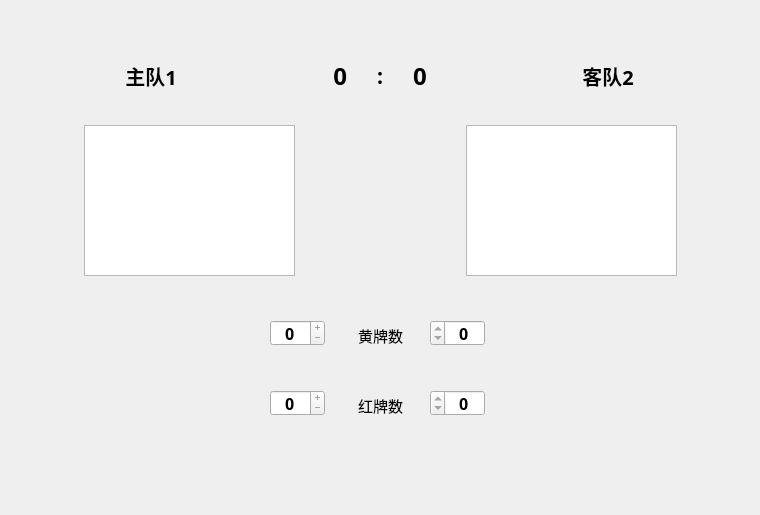
<?xml version="1.0" encoding="UTF-8"?>
<ui version="4.0">
 <class>staticForFans</class>
 <widget class="QWidget" name="staticForFans">
  <property name="geometry">
   <rect>
    <x>0</x>
    <y>0</y>
    <width>760</width>
    <height>515</height>
   </rect>
  </property>
  <property name="windowTitle">
   <string>Form</string>
  </property>
  <widget class="QWidget" name="horizontalLayoutWidget">
   <property name="geometry">
    <rect>
     <x>-1</x>
     <y>40</y>
     <width>761</width>
     <height>71</height>
    </rect>
   </property>
   <layout class="QHBoxLayout" name="horizontalLayout">
    <property name="spacing">
     <number>30</number>
    </property>
    <property name="sizeConstraint">
     <enum>QLayout::SetDefaultConstraint</enum>
    </property>
    <property name="topMargin">
     <number>0</number>
    </property>
    <property name="bottomMargin">
     <number>0</number>
    </property>
    <item>
     <spacer name="horizontalSpacer_3">
      <property name="orientation">
       <enum>Qt::Horizontal</enum>
      </property>
      <property name="sizeHint" stdset="0">
       <size>
        <width>40</width>
        <height>20</height>
       </size>
      </property>
     </spacer>
    </item>
    <item>
     <widget class="QLabel" name="team_1">
      <property name="font">
       <font>
        <family>黑体</family>
        <pointsize>15</pointsize>
        <weight>75</weight>
        <bold>true</bold>
       </font>
      </property>
      <property name="text">
       <string>主队1</string>
      </property>
      <property name="alignment">
       <set>Qt::AlignCenter</set>
      </property>
     </widget>
    </item>
    <item>
     <spacer name="horizontalSpacer">
      <property name="orientation">
       <enum>Qt::Horizontal</enum>
      </property>
      <property name="sizeHint" stdset="0">
       <size>
        <width>40</width>
        <height>20</height>
       </size>
      </property>
     </spacer>
    </item>
    <item>
     <widget class="QLabel" name="goal_1">
      <property name="font">
       <font>
        <family>微软雅黑</family>
        <pointsize>18</pointsize>
        <weight>75</weight>
        <bold>true</bold>
       </font>
      </property>
      <property name="layoutDirection">
       <enum>Qt::LeftToRight</enum>
      </property>
      <property name="text">
       <string>0</string>
      </property>
      <property name="alignment">
       <set>Qt::AlignRight|Qt::AlignTrailing|Qt::AlignVCenter</set>
      </property>
     </widget>
    </item>
    <item>
     <widget class="QLabel" name="label_6">
      <property name="font">
       <font>
        <family>微软雅黑</family>
        <pointsize>16</pointsize>
        <weight>75</weight>
        <bold>true</bold>
       </font>
      </property>
      <property name="layoutDirection">
       <enum>Qt::LeftToRight</enum>
      </property>
      <property name="text">
       <string>:</string>
      </property>
      <property name="alignment">
       <set>Qt::AlignCenter</set>
      </property>
     </widget>
    </item>
    <item>
     <widget class="QLabel" name="goal_2">
      <property name="font">
       <font>
        <family>微软雅黑</family>
        <pointsize>18</pointsize>
        <weight>75</weight>
        <bold>true</bold>
       </font>
      </property>
      <property name="layoutDirection">
       <enum>Qt::LeftToRight</enum>
      </property>
      <property name="text">
       <string>0</string>
      </property>
      <property name="alignment">
       <set>Qt::AlignLeading|Qt::AlignLeft|Qt::AlignVCenter</set>
      </property>
     </widget>
    </item>
    <item>
     <spacer name="horizontalSpacer_2">
      <property name="orientation">
       <enum>Qt::Horizontal</enum>
      </property>
      <property name="sizeHint" stdset="0">
       <size>
        <width>40</width>
        <height>20</height>
       </size>
      </property>
     </spacer>
    </item>
    <item>
     <widget class="QLabel" name="team_2">
      <property name="font">
       <font>
        <family>黑体</family>
        <pointsize>15</pointsize>
        <weight>75</weight>
        <bold>true</bold>
       </font>
      </property>
      <property name="text">
       <string>客队2</string>
      </property>
      <property name="alignment">
       <set>Qt::AlignCenter</set>
      </property>
     </widget>
    </item>
    <item>
     <spacer name="horizontalSpacer_4">
      <property name="orientation">
       <enum>Qt::Horizontal</enum>
      </property>
      <property name="sizeHint" stdset="0">
       <size>
        <width>40</width>
        <height>20</height>
       </size>
      </property>
     </spacer>
    </item>
   </layout>
  </widget>
  <widget class="QSpinBox" name="yellow_2">
   <property name="geometry">
    <rect>
     <x>270</x>
     <y>390</y>
     <width>55</width>
     <height>26</height>
    </rect>
   </property>
   <property name="font">
    <font>
     <family>黑体</family>
     <pointsize>12</pointsize>
     <weight>75</weight>
     <bold>true</bold>
    </font>
   </property>
   <property name="layoutDirection">
    <enum>Qt::LeftToRight</enum>
   </property>
   <property name="wrapping">
    <bool>false</bool>
   </property>
   <property name="alignment">
    <set>Qt::AlignCenter</set>
   </property>
   <property name="readOnly">
    <bool>true</bool>
   </property>
   <property name="buttonSymbols">
    <enum>QAbstractSpinBox::PlusMinus</enum>
   </property>
   <property name="correctionMode">
    <enum>QAbstractSpinBox::CorrectToPreviousValue</enum>
   </property>
   <property name="showGroupSeparator" stdset="0">
    <bool>true</bool>
   </property>
  </widget>
  <widget class="QLabel" name="label_4">
   <property name="geometry">
    <rect>
     <x>350</x>
     <y>390</y>
     <width>61</width>
     <height>31</height>
    </rect>
   </property>
   <property name="font">
    <font>
     <family>黑体</family>
     <pointsize>11</pointsize>
    </font>
   </property>
   <property name="layoutDirection">
    <enum>Qt::LeftToRight</enum>
   </property>
   <property name="frameShadow">
    <enum>QFrame::Plain</enum>
   </property>
   <property name="lineWidth">
    <number>1</number>
   </property>
   <property name="text">
    <string>红牌数</string>
   </property>
   <property name="alignment">
    <set>Qt::AlignCenter</set>
   </property>
  </widget>
  <widget class="QLabel" name="label">
   <property name="geometry">
    <rect>
     <x>347</x>
     <y>140</y>
     <width>64</width>
     <height>64</height>
    </rect>
   </property>
   <property name="text">
    <string/>
   </property>
   <property name="pixmap">
    <pixmap resource="resourse.qrc">:/new/prefix1/icons8-soccer-ball-64.png</pixmap>
   </property>
   <property name="scaledContents">
    <bool>true</bool>
   </property>
   <property name="alignment">
    <set>Qt::AlignCenter</set>
   </property>
  </widget>
  <widget class="QTextBrowser" name="textBrowser">
   <property name="geometry">
    <rect>
     <x>84</x>
     <y>125</y>
     <width>211</width>
     <height>151</height>
    </rect>
   </property>
   <property name="font">
    <font>
     <family>黑体</family>
     <pointsize>11</pointsize>
    </font>
   </property>
   <property name="layoutDirection">
    <enum>Qt::LeftToRight</enum>
   </property>
  </widget>
  <widget class="QSpinBox" name="red_2">
   <property name="geometry">
    <rect>
     <x>270</x>
     <y>320</y>
     <width>55</width>
     <height>26</height>
    </rect>
   </property>
   <property name="font">
    <font>
     <family>黑体</family>
     <pointsize>12</pointsize>
     <weight>75</weight>
     <bold>true</bold>
    </font>
   </property>
   <property name="layoutDirection">
    <enum>Qt::LeftToRight</enum>
   </property>
   <property name="wrapping">
    <bool>false</bool>
   </property>
   <property name="alignment">
    <set>Qt::AlignCenter</set>
   </property>
   <property name="readOnly">
    <bool>true</bool>
   </property>
   <property name="buttonSymbols">
    <enum>QAbstractSpinBox::PlusMinus</enum>
   </property>
   <property name="correctionMode">
    <enum>QAbstractSpinBox::CorrectToPreviousValue</enum>
   </property>
   <property name="showGroupSeparator" stdset="0">
    <bool>true</bool>
   </property>
  </widget>
  <widget class="QTextBrowser" name="textBrowser_2">
   <property name="geometry">
    <rect>
     <x>466</x>
     <y>125</y>
     <width>211</width>
     <height>151</height>
    </rect>
   </property>
   <property name="font">
    <font>
     <family>黑体</family>
     <pointsize>11</pointsize>
    </font>
   </property>
   <property name="frameShape">
    <enum>QFrame::StyledPanel</enum>
   </property>
   <property name="frameShadow">
    <enum>QFrame::Sunken</enum>
   </property>
   <property name="autoFormatting">
    <set>QTextEdit::AutoNone</set>
   </property>
   <property name="overwriteMode">
    <bool>false</bool>
   </property>
  </widget>
  <widget class="QSpinBox" name="yellow_1">
   <property name="geometry">
    <rect>
     <x>430</x>
     <y>390</y>
     <width>55</width>
     <height>26</height>
    </rect>
   </property>
   <property name="font">
    <font>
     <family>黑体</family>
     <pointsize>12</pointsize>
     <weight>75</weight>
     <bold>true</bold>
    </font>
   </property>
   <property name="layoutDirection">
    <enum>Qt::RightToLeft</enum>
   </property>
   <property name="alignment">
    <set>Qt::AlignCenter</set>
   </property>
   <property name="readOnly">
    <bool>true</bool>
   </property>
  </widget>
  <widget class="QLabel" name="label_3">
   <property name="geometry">
    <rect>
     <x>350</x>
     <y>320</y>
     <width>61</width>
     <height>31</height>
    </rect>
   </property>
   <property name="font">
    <font>
     <family>黑体</family>
     <pointsize>11</pointsize>
    </font>
   </property>
   <property name="layoutDirection">
    <enum>Qt::LeftToRight</enum>
   </property>
   <property name="frameShadow">
    <enum>QFrame::Plain</enum>
   </property>
   <property name="lineWidth">
    <number>1</number>
   </property>
   <property name="text">
    <string>黄牌数</string>
   </property>
   <property name="alignment">
    <set>Qt::AlignCenter</set>
   </property>
  </widget>
  <widget class="QSpinBox" name="red_1">
   <property name="geometry">
    <rect>
     <x>430</x>
     <y>320</y>
     <width>55</width>
     <height>26</height>
    </rect>
   </property>
   <property name="font">
    <font>
     <family>黑体</family>
     <pointsize>12</pointsize>
     <weight>75</weight>
     <bold>true</bold>
    </font>
   </property>
   <property name="layoutDirection">
    <enum>Qt::RightToLeft</enum>
   </property>
   <property name="alignment">
    <set>Qt::AlignCenter</set>
   </property>
   <property name="readOnly">
    <bool>true</bool>
   </property>
  </widget>
 </widget>
 <resources>
  <include location="resourse.qrc"/>
 </resources>
 <connections/>
</ui>
